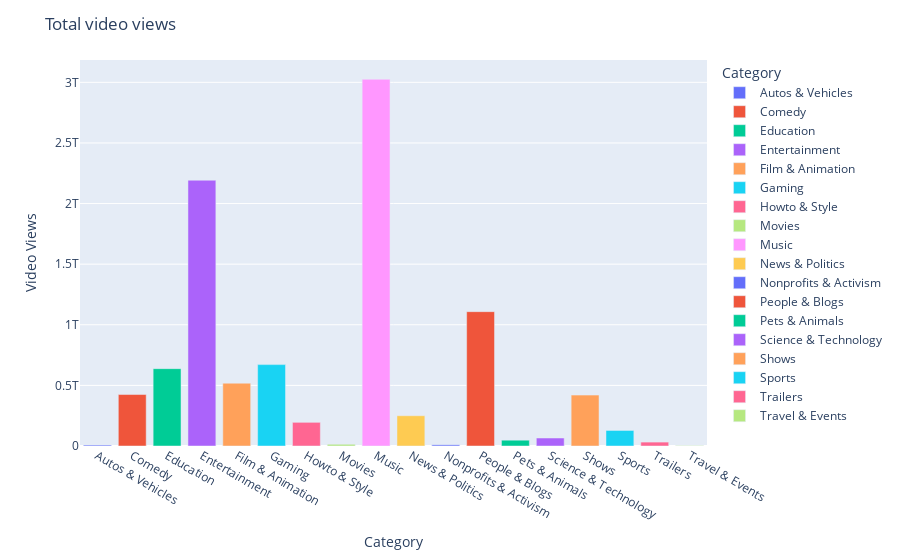
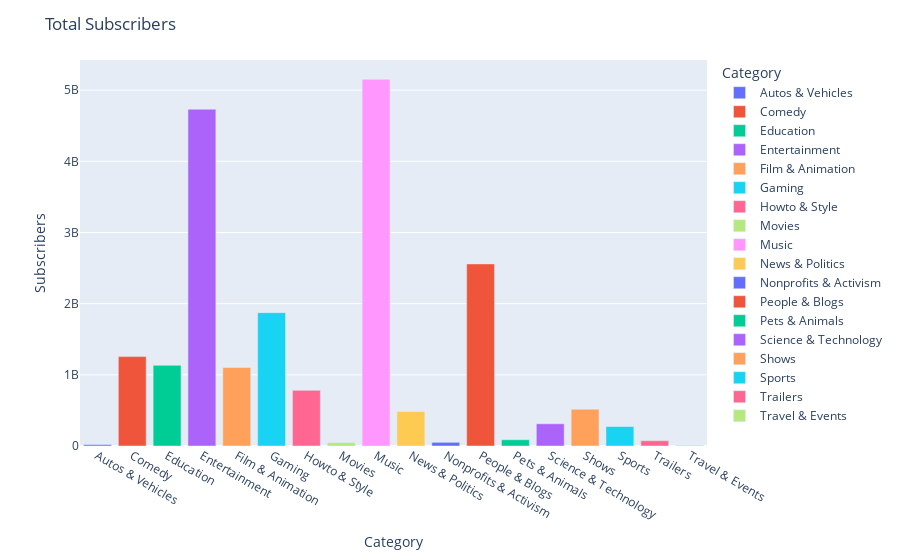

The cell these charts' notebook holds for them, in order:
### Code cell
#bar graph for total video Views

df_grouped = df.groupby('Category')['Video Views'].sum().reset_index()
fig1=px.bar(df_grouped,x='Category',y='Video Views',color='Category')
fig1.update_layout(title='Total video views')
#fig1.update_layout(title={'text': 'total video views', 'font': {'size': 18, 'color': 'black', 'family': 'Arial, sans-serif'}, 'y':0.9, 'x':0.5, 'xanchor': 'center', 'yanchor': 'top'})


#bar graph for total subscribers
df_grouped_suc = df.groupby('Category')['Subscribers'].sum().reset_index()
fig2=px.bar(df_grouped_suc,x='Category',y='Subscribers',color='Category')
fig2.update_layout(title='Total Subscribers')

fig1.show()
fig2.show()

### Figure 1 — Plotly figure (JSON) as saved in the notebook; plotly's stock layout.template omitted (floating-point values rounded to 4 significant figures)
{"data": [{"alignmentgroup": "True", "hovertemplate": "Category=%{x}<br>Video Views=%{y}<extra></extra>", "legendgroup": "Autos & Vehicles", "marker": {"color": "#636efa", "pattern": {"shape": ""}}, "name": "Autos & Vehicles", "offsetgroup": "Autos & Vehicles", "orientation": "v", "showlegend": true, "textposition": "auto", "type": "bar", "x": ["Autos & Vehicles"], "xaxis": "x", "y": [7666147546], "yaxis": "y"}, {"alignmentgroup": "True", "hovertemplate": "Category=%{x}<br>Video Views=%{y}<extra></extra>", "legendgroup": "Comedy", "marker": {"color": "#EF553B", "pattern": {"shape": ""}}, "name": "Comedy", "offsetgroup": "Comedy", "orientation": "v", "showlegend": true, "textposition": "auto", "type": "bar", "x": ["Comedy"], "xaxis": "x", "y": [424592260530], "yaxis": "y"}, {"alignmentgroup": "True", "hovertemplate": "Category=%{x}<br>Video Views=%{y}<extra></extra>", "legendgroup": "Education", "marker": {"color": "#00cc96", "pattern": {"shape": ""}}, "name": "Education", "offsetgroup": "Education", "orientation": "v", "showlegend": true, "textposition": "auto", "type": "bar", "x": ["Education"], "xaxis": "x", "y": [638114991185], "yaxis": "y"}, {"alignmentgroup": "True", "hovertemplate": "Category=%{x}<br>Video Views=%{y}<extra></extra>", "legendgroup": "Entertainment", "marker": {"color": "#ab63fa", "pattern": {"shape": ""}}, "name": "Entertainment", "offsetgroup": "Entertainment", "orientation": "v", "showlegend": true, "textposition": "auto", "type": "bar", "x": ["Entertainment"], "xaxis": "x", "y": [2192600288272], "yaxis": "y"}, {"alignmentgroup": "True", "hovertemplate": "Category=%{x}<br>Video Views=%{y}<extra></extra>", "legendgroup": "Film & Animation", "marker": {"color": "#FFA15A", "pattern": {"shape": ""}}, "name": "Film & Animation", "offsetgroup": "Film & Animation", "orientation": "v", "showlegend": true, "textposition": "auto", "type": "bar", "x": ["Film & Animation"], "xaxis": "x", "y": [518043392749], "yaxis": "y"}, {"alignmentgroup": "True", "hovertemplate": "Category=%{x}<br>Video Views=%{y}<extra></extra>", "legendgroup": "Gaming", "marker": {"color": "#19d3f3", "pattern": {"shape": ""}}, "name": "Gaming", "offsetgroup": "Gaming", "orientation": "v", "showlegend": true, "textposition": "auto", "type": "bar", "x": ["Gaming"], "xaxis": "x", "y": [671374062722], "yaxis": "y"}, {"alignmentgroup": "True", "hovertemplate": "Category=%{x}<br>Video Views=%{y}<extra></extra>", "legendgroup": "Howto & Style", "marker": {"color": "#FF6692", "pattern": {"shape": ""}}, "name": "Howto & Style", "offsetgroup": "Howto & Style", "orientation": "v", "showlegend": true, "textposition": "auto", "type": "bar", "x": ["Howto & Style"], "xaxis": "x", "y": [195253359938], "yaxis": "y"}, {"alignmentgroup": "True", "hovertemplate": "Category=%{x}<br>Video Views=%{y}<extra></extra>", "legendgroup": "Movies", "marker": {"color": "#B6E880", "pattern": {"shape": ""}}, "name": "Movies", "offsetgroup": "Movies", "orientation": "v", "showlegend": true, "textposition": "auto", "type": "bar", "x": ["Movies"], "xaxis": "x", "y": [14206569027], "yaxis": "y"}, {"alignmentgroup": "True", "hovertemplate": "Category=%{x}<br>Video Views=%{y}<extra></extra>", "legendgroup": "Music", "marker": {"color": "#FF97FF", "pattern": {"shape": ""}}, "name": "Music", "offsetgroup": "Music", "orientation": "v", "showlegend": true, "textposition": "auto", "type": "bar", "x": ["Music"], "xaxis": "x", "y": [3025059061217], "yaxis": "y"}, {"alignmentgroup": "True", "hovertemplate": "Category=%{x}<br>Video Views=%{y}<extra></extra>", "legendgroup": "News & Politics", "marker": {"color": "#FECB52", "pattern": {"shape": ""}}, "name": "News & Politics", "offsetgroup": "News & Politics", "orientation": "v", "showlegend": true, "textposition": "auto", "type": "bar", "x": ["News & Politics"], "xaxis": "x", "y": [249736876791], "yaxis": "y"}, {"alignmentgroup": "True", "hovertemplate": "Category=%{x}<br>Video Views=%{y}<extra></extra>", "legendgroup": "Nonprofits & Activism", "marker": {"color": "#636efa", "pattern": {"shape": ""}}, "name": "Nonprofits & Activism", "offsetgroup": "Nonprofits & Activism", "orientation": "v", "showlegend": true, "textposition": "auto", "type": "bar", "x": ["Nonprofits & Activism"], "xaxis": "x", "y": [9693759464], "yaxis": "y"}, {"alignmentgroup": "True", "hovertemplate": "Category=%{x}<br>Video Views=%{y}<extra></extra>", "legendgroup": "People & Blogs", "marker": {"color": "#EF553B", "pattern": {"shape": ""}}, "name": "People & Blogs", "offsetgroup": "People & Blogs", "orientation": "v", "showlegend": true, "textposition": "auto", "type": "bar", "x": ["People & Blogs"], "xaxis": "x", "y": [1108132436989], "yaxis": "y"}, {"alignmentgroup": "True", "hovertemplate": "Category=%{x}<br>Video Views=%{y}<extra></extra>", "legendgroup": "Pets & Animals", "marker": {"color": "#00cc96", "pattern": {"shape": ""}}, "name": "Pets & Animals", "offsetgroup": "Pets & Animals", "orientation": "v", "showlegend": true, "textposition": "auto", "type": "bar", "x": ["Pets & Animals"], "xaxis": "x", "y": [47949782238], "yaxis": "y"}, {"alignmentgroup": "True", "hovertemplate": "Category=%{x}<br>Video Views=%{y}<extra></extra>", "legendgroup": "Science & Technology", "marker": {"color": "#ab63fa", "pattern": {"shape": ""}}, "name": "Science & Technology", "offsetgroup": "Science & Technology", "orientation": "v", "showlegend": true, "textposition": "auto", "type": "bar", "x": ["Science & Technology"], "xaxis": "x", "y": [65995683200], "yaxis": "y"}, {"alignmentgroup": "True", "hovertemplate": "Category=%{x}<br>Video Views=%{y}<extra></extra>", "legendgroup": "Shows", "marker": {"color": "#FFA15A", "pattern": {"shape": ""}}, "name": "Shows", "offsetgroup": "Shows", "orientation": "v", "showlegend": true, "textposition": "auto", "type": "bar", "x": ["Shows"], "xaxis": "x", "y": [419888740161], "yaxis": "y"}, {"alignmentgroup": "True", "hovertemplate": "Category=%{x}<br>Video Views=%{y}<extra></extra>", "legendgroup": "Sports", "marker": {"color": "#19d3f3", "pattern": {"shape": ""}}, "name": "Sports", "offsetgroup": "Sports", "orientation": "v", "showlegend": true, "textposition": "auto", "type": "bar", "x": ["Sports"], "xaxis": "x", "y": [128316925963], "yaxis": "y"}, {"alignmentgroup": "True", "hovertemplate": "Category=%{x}<br>Video Views=%{y}<extra></extra>", "legendgroup": "Trailers", "marker": {"color": "#FF6692", "pattern": {"shape": ""}}, "name": "Trailers", "offsetgroup": "Trailers", "orientation": "v", "showlegend": true, "textposition": "auto", "type": "bar", "x": ["Trailers"], "xaxis": "x", "y": [32270187477], "yaxis": "y"}, {"alignmentgroup": "True", "hovertemplate": "Category=%{x}<br>Video Views=%{y}<extra></extra>", "legendgroup": "Travel & Events", "marker": {"color": "#B6E880", "pattern": {"shape": ""}}, "name": "Travel & Events", "offsetgroup": "Travel & Events", "orientation": "v", "showlegend": true, "textposition": "auto", "type": "bar", "x": ["Travel & Events"], "xaxis": "x", "y": [2955450684], "yaxis": "y"}], "layout": {"barmode": "relative", "legend": {"title": {"text": "Category"}, "tracegroupgap": 0}, "margin": {"t": 60}, "title": {"text": "Total video views"}, "xaxis": {"anchor": "y", "categoryarray": ["Autos & Vehicles", "Comedy", "Education", "Entertainment", "Film & Animation", "Gaming", "Howto & Style", "Movies", "Music", "News & Politics", "Nonprofits & Activism", "People & Blogs", "Pets & Animals", "Science & Technology", "Shows", "Sports", "Trailers", "Travel & Events"], "categoryorder": "array", "domain": [0, 1], "title": {"text": "Category"}}, "yaxis": {"anchor": "x", "domain": [0, 1], "title": {"text": "Video Views"}}}}

### Figure 2 — Plotly figure (JSON) as saved in the notebook; plotly's stock layout.template omitted (floating-point values rounded to 4 significant figures)
{"data": [{"alignmentgroup": "True", "hovertemplate": "Category=%{x}<br>Subscribers=%{y}<extra></extra>", "legendgroup": "Autos & Vehicles", "marker": {"color": "#636efa", "pattern": {"shape": ""}}, "name": "Autos & Vehicles", "offsetgroup": "Autos & Vehicles", "orientation": "v", "showlegend": true, "textposition": "auto", "type": "bar", "x": ["Autos & Vehicles"], "xaxis": "x", "y": [18900000], "yaxis": "y"}, {"alignmentgroup": "True", "hovertemplate": "Category=%{x}<br>Subscribers=%{y}<extra></extra>", "legendgroup": "Comedy", "marker": {"color": "#EF553B", "pattern": {"shape": ""}}, "name": "Comedy", "offsetgroup": "Comedy", "orientation": "v", "showlegend": true, "textposition": "auto", "type": "bar", "x": ["Comedy"], "xaxis": "x", "y": [1256400000], "yaxis": "y"}, {"alignmentgroup": "True", "hovertemplate": "Category=%{x}<br>Subscribers=%{y}<extra></extra>", "legendgroup": "Education", "marker": {"color": "#00cc96", "pattern": {"shape": ""}}, "name": "Education", "offsetgroup": "Education", "orientation": "v", "showlegend": true, "textposition": "auto", "type": "bar", "x": ["Education"], "xaxis": "x", "y": [1133600000], "yaxis": "y"}, {"alignmentgroup": "True", "hovertemplate": "Category=%{x}<br>Subscribers=%{y}<extra></extra>", "legendgroup": "Entertainment", "marker": {"color": "#ab63fa", "pattern": {"shape": ""}}, "name": "Entertainment", "offsetgroup": "Entertainment", "orientation": "v", "showlegend": true, "textposition": "auto", "type": "bar", "x": ["Entertainment"], "xaxis": "x", "y": [4732200000], "yaxis": "y"}, {"alignmentgroup": "True", "hovertemplate": "Category=%{x}<br>Subscribers=%{y}<extra></extra>", "legendgroup": "Film & Animation", "marker": {"color": "#FFA15A", "pattern": {"shape": ""}}, "name": "Film & Animation", "offsetgroup": "Film & Animation", "orientation": "v", "showlegend": true, "textposition": "auto", "type": "bar", "x": ["Film & Animation"], "xaxis": "x", "y": [1102600000], "yaxis": "y"}, {"alignmentgroup": "True", "hovertemplate": "Category=%{x}<br>Subscribers=%{y}<extra></extra>", "legendgroup": "Gaming", "marker": {"color": "#19d3f3", "pattern": {"shape": ""}}, "name": "Gaming", "offsetgroup": "Gaming", "orientation": "v", "showlegend": true, "textposition": "auto", "type": "bar", "x": ["Gaming"], "xaxis": "x", "y": [1873900000], "yaxis": "y"}, {"alignmentgroup": "True", "hovertemplate": "Category=%{x}<br>Subscribers=%{y}<extra></extra>", "legendgroup": "Howto & Style", "marker": {"color": "#FF6692", "pattern": {"shape": ""}}, "name": "Howto & Style", "offsetgroup": "Howto & Style", "orientation": "v", "showlegend": true, "textposition": "auto", "type": "bar", "x": ["Howto & Style"], "xaxis": "x", "y": [782300000], "yaxis": "y"}, {"alignmentgroup": "True", "hovertemplate": "Category=%{x}<br>Subscribers=%{y}<extra></extra>", "legendgroup": "Movies", "marker": {"color": "#B6E880", "pattern": {"shape": ""}}, "name": "Movies", "offsetgroup": "Movies", "orientation": "v", "showlegend": true, "textposition": "auto", "type": "bar", "x": ["Movies"], "xaxis": "x", "y": [48000000], "yaxis": "y"}, {"alignmentgroup": "True", "hovertemplate": "Category=%{x}<br>Subscribers=%{y}<extra></extra>", "legendgroup": "Music", "marker": {"color": "#FF97FF", "pattern": {"shape": ""}}, "name": "Music", "offsetgroup": "Music", "orientation": "v", "showlegend": true, "textposition": "auto", "type": "bar", "x": ["Music"], "xaxis": "x", "y": [5152400000], "yaxis": "y"}, {"alignmentgroup": "True", "hovertemplate": "Category=%{x}<br>Subscribers=%{y}<extra></extra>", "legendgroup": "News & Politics", "marker": {"color": "#FECB52", "pattern": {"shape": ""}}, "name": "News & Politics", "offsetgroup": "News & Politics", "orientation": "v", "showlegend": true, "textposition": "auto", "type": "bar", "x": ["News & Politics"], "xaxis": "x", "y": [484100000], "yaxis": "y"}, {"alignmentgroup": "True", "hovertemplate": "Category=%{x}<br>Subscribers=%{y}<extra></extra>", "legendgroup": "Nonprofits & Activism", "marker": {"color": "#636efa", "pattern": {"shape": ""}}, "name": "Nonprofits & Activism", "offsetgroup": "Nonprofits & Activism", "orientation": "v", "showlegend": true, "textposition": "auto", "type": "bar", "x": ["Nonprofits & Activism"], "xaxis": "x", "y": [51700000], "yaxis": "y"}, {"alignmentgroup": "True", "hovertemplate": "Category=%{x}<br>Subscribers=%{y}<extra></extra>", "legendgroup": "People & Blogs", "marker": {"color": "#EF553B", "pattern": {"shape": ""}}, "name": "People & Blogs", "offsetgroup": "People & Blogs", "orientation": "v", "showlegend": true, "textposition": "auto", "type": "bar", "x": ["People & Blogs"], "xaxis": "x", "y": [2558500000], "yaxis": "y"}, {"alignmentgroup": "True", "hovertemplate": "Category=%{x}<br>Subscribers=%{y}<extra></extra>", "legendgroup": "Pets & Animals", "marker": {"color": "#00cc96", "pattern": {"shape": ""}}, "name": "Pets & Animals", "offsetgroup": "Pets & Animals", "orientation": "v", "showlegend": true, "textposition": "auto", "type": "bar", "x": ["Pets & Animals"], "xaxis": "x", "y": [87900000], "yaxis": "y"}, {"alignmentgroup": "True", "hovertemplate": "Category=%{x}<br>Subscribers=%{y}<extra></extra>", "legendgroup": "Science & Technology", "marker": {"color": "#ab63fa", "pattern": {"shape": ""}}, "name": "Science & Technology", "offsetgroup": "Science & Technology", "orientation": "v", "showlegend": true, "textposition": "auto", "type": "bar", "x": ["Science & Technology"], "xaxis": "x", "y": [312000000], "yaxis": "y"}, {"alignmentgroup": "True", "hovertemplate": "Category=%{x}<br>Subscribers=%{y}<extra></extra>", "legendgroup": "Shows", "marker": {"color": "#FFA15A", "pattern": {"shape": ""}}, "name": "Shows", "offsetgroup": "Shows", "orientation": "v", "showlegend": true, "textposition": "auto", "type": "bar", "x": ["Shows"], "xaxis": "x", "y": [516700000], "yaxis": "y"}, {"alignmentgroup": "True", "hovertemplate": "Category=%{x}<br>Subscribers=%{y}<extra></extra>", "legendgroup": "Sports", "marker": {"color": "#19d3f3", "pattern": {"shape": ""}}, "name": "Sports", "offsetgroup": "Sports", "orientation": "v", "showlegend": true, "textposition": "auto", "type": "bar", "x": ["Sports"], "xaxis": "x", "y": [273600000], "yaxis": "y"}, {"alignmentgroup": "True", "hovertemplate": "Category=%{x}<br>Subscribers=%{y}<extra></extra>", "legendgroup": "Trailers", "marker": {"color": "#FF6692", "pattern": {"shape": ""}}, "name": "Trailers", "offsetgroup": "Trailers", "orientation": "v", "showlegend": true, "textposition": "auto", "type": "bar", "x": ["Trailers"], "xaxis": "x", "y": [74700000], "yaxis": "y"}, {"alignmentgroup": "True", "hovertemplate": "Category=%{x}<br>Subscribers=%{y}<extra></extra>", "legendgroup": "Travel & Events", "marker": {"color": "#B6E880", "pattern": {"shape": ""}}, "name": "Travel & Events", "offsetgroup": "Travel & Events", "orientation": "v", "showlegend": true, "textposition": "auto", "type": "bar", "x": ["Travel & Events"], "xaxis": "x", "y": [12300000], "yaxis": "y"}], "layout": {"barmode": "relative", "legend": {"title": {"text": "Category"}, "tracegroupgap": 0}, "margin": {"t": 60}, "title": {"text": "Total Subscribers"}, "xaxis": {"anchor": "y", "categoryarray": ["Autos & Vehicles", "Comedy", "Education", "Entertainment", "Film & Animation", "Gaming", "Howto & Style", "Movies", "Music", "News & Politics", "Nonprofits & Activism", "People & Blogs", "Pets & Animals", "Science & Technology", "Shows", "Sports", "Trailers", "Travel & Events"], "categoryorder": "array", "domain": [0, 1], "title": {"text": "Category"}}, "yaxis": {"anchor": "x", "domain": [0, 1], "title": {"text": "Subscribers"}}}}
